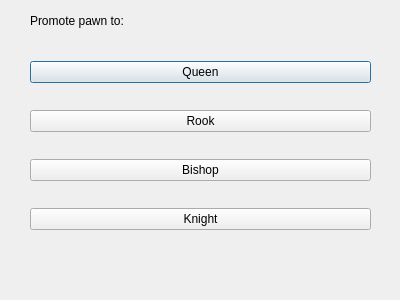
<?xml version="1.0" encoding="UTF-8"?>
<ui version="4.0">
 <class>PawnPromotionView</class>
 <widget class="QDialog" name="PawnPromotionView">
  <property name="geometry">
   <rect>
    <x>0</x>
    <y>0</y>
    <width>400</width>
    <height>300</height>
   </rect>
  </property>
  <property name="windowTitle">
   <string>Pawn Promotion</string>
  </property>
  <property name="modal">
   <bool>true</bool>
  </property>
  <widget class="QWidget" name="verticalLayoutWidget">
   <property name="geometry">
    <rect>
     <x>30</x>
     <y>40</y>
     <width>341</width>
     <height>211</height>
    </rect>
   </property>
   <layout class="QVBoxLayout" name="verticalLayout">
    <item>
     <widget class="QPushButton" name="QueenButton">
      <property name="text">
       <string>Queen</string>
      </property>
     </widget>
    </item>
    <item>
     <widget class="QPushButton" name="RookButton">
      <property name="text">
       <string>Rook</string>
      </property>
     </widget>
    </item>
    <item>
     <widget class="QPushButton" name="BishopButton">
      <property name="text">
       <string>Bishop</string>
      </property>
     </widget>
    </item>
    <item>
     <widget class="QPushButton" name="KnightButton">
      <property name="text">
       <string>Knight</string>
      </property>
     </widget>
    </item>
   </layout>
  </widget>
  <widget class="QLabel" name="label">
   <property name="geometry">
    <rect>
     <x>30</x>
     <y>10</y>
     <width>341</width>
     <height>21</height>
    </rect>
   </property>
   <property name="text">
    <string>Promote pawn to:</string>
   </property>
  </widget>
 </widget>
 <resources/>
 <connections>
  <connection>
   <sender>QueenButton</sender>
   <signal>pressed()</signal>
   <receiver>PawnPromotionView</receiver>
   <slot>ButtonOnClick()</slot>
   <hints>
    <hint type="sourcelabel">
     <x>200</x>
     <y>71</y>
    </hint>
    <hint type="destinationlabel">
     <x>199</x>
     <y>149</y>
    </hint>
   </hints>
  </connection>
  <connection>
   <sender>RookButton</sender>
   <signal>pressed()</signal>
   <receiver>PawnPromotionView</receiver>
   <slot>ButtonOnClick()</slot>
   <hints>
    <hint type="sourcelabel">
     <x>200</x>
     <y>120</y>
    </hint>
    <hint type="destinationlabel">
     <x>199</x>
     <y>149</y>
    </hint>
   </hints>
  </connection>
  <connection>
   <sender>BishopButton</sender>
   <signal>pressed()</signal>
   <receiver>PawnPromotionView</receiver>
   <slot>ButtonOnClick()</slot>
   <hints>
    <hint type="sourcelabel">
     <x>200</x>
     <y>169</y>
    </hint>
    <hint type="destinationlabel">
     <x>199</x>
     <y>149</y>
    </hint>
   </hints>
  </connection>
  <connection>
   <sender>KnightButton</sender>
   <signal>pressed()</signal>
   <receiver>PawnPromotionView</receiver>
   <slot>ButtonOnClick()</slot>
   <hints>
    <hint type="sourcelabel">
     <x>200</x>
     <y>218</y>
    </hint>
    <hint type="destinationlabel">
     <x>199</x>
     <y>149</y>
    </hint>
   </hints>
  </connection>
 </connections>
</ui>
